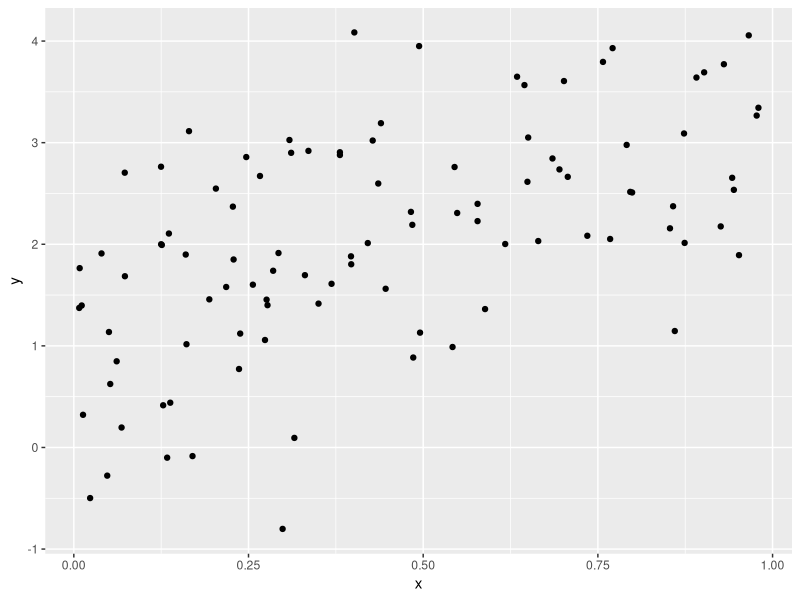

Reproduce this figure in R.
## ---- chunk 1
library(tidyverse)

plot_df = 
  tibble(
    x = runif(100),
    y = 1+2*x + rnorm(100)
  )
plot_df |>
  ggplot(aes(x = x, y = y))+
  geom_point()
